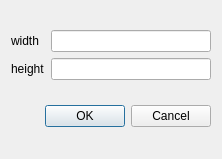
<?xml version="1.0" encoding="UTF-8"?>
<ui version="4.0">
 <class>erodeDialog</class>
 <widget class="QDialog" name="erodeDialog">
  <property name="geometry">
   <rect>
    <x>0</x>
    <y>0</y>
    <width>222</width>
    <height>159</height>
   </rect>
  </property>
  <property name="windowTitle">
   <string>腐蚀</string>
  </property>
  <layout class="QVBoxLayout" name="verticalLayout">
   <item>
    <layout class="QGridLayout" name="gridLayout">
     <item row="0" column="0">
      <widget class="QLabel" name="label">
       <property name="text">
        <string>width</string>
       </property>
      </widget>
     </item>
     <item row="0" column="1">
      <widget class="QLineEdit" name="widthEdit"/>
     </item>
     <item row="1" column="0">
      <widget class="QLabel" name="label_2">
       <property name="text">
        <string>height</string>
       </property>
      </widget>
     </item>
     <item row="1" column="1">
      <widget class="QLineEdit" name="heightEdit"/>
     </item>
    </layout>
   </item>
   <item>
    <widget class="QDialogButtonBox" name="buttonBox">
     <property name="orientation">
      <enum>Qt::Horizontal</enum>
     </property>
     <property name="standardButtons">
      <set>QDialogButtonBox::Cancel|QDialogButtonBox::Ok</set>
     </property>
    </widget>
   </item>
  </layout>
 </widget>
 <resources/>
 <connections>
  <connection>
   <sender>buttonBox</sender>
   <signal>accepted()</signal>
   <receiver>erodeDialog</receiver>
   <slot>accept()</slot>
   <hints>
    <hint type="sourcelabel">
     <x>248</x>
     <y>254</y>
    </hint>
    <hint type="destinationlabel">
     <x>157</x>
     <y>274</y>
    </hint>
   </hints>
  </connection>
  <connection>
   <sender>buttonBox</sender>
   <signal>rejected()</signal>
   <receiver>erodeDialog</receiver>
   <slot>reject()</slot>
   <hints>
    <hint type="sourcelabel">
     <x>316</x>
     <y>260</y>
    </hint>
    <hint type="destinationlabel">
     <x>286</x>
     <y>274</y>
    </hint>
   </hints>
  </connection>
 </connections>
</ui>
